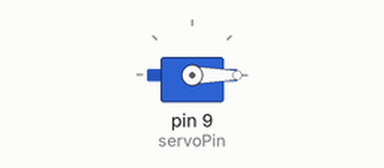
Simulated run of this sketch. Board: Arduino Uno, built with avr-gcc and run on an emulated ATmega328P. Parts: servo.

Above: at 0.05 s.
At 0.45 s:
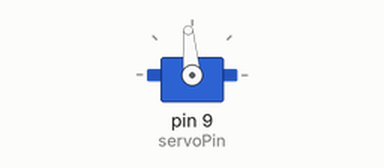
At 0.9 s:
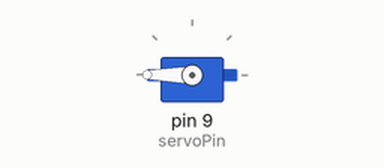
Timing chart, 0 to 3.0 s (numbered marks = the images above):
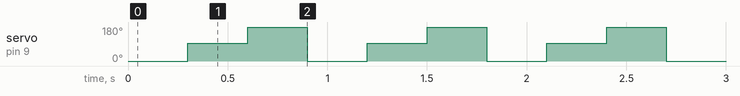

The sketch:

servo.ino
```cpp
#include <Servo.h>
#define servoPin 9
#define servoMinImp 544
#define servoMaxImp 2400
Servo myServo;
void setup()
{
  myServo.attach(servoPin, servoMinImp, servoMaxImp);
}
void loop()
{
  myServo.writeMicroseconds(servoMinImp);
  delay(300);

  myServo.writeMicroseconds(1520);
  delay(300);

  myServo.writeMicroseconds(servoMaxImp);
  delay(300);
}
```

Measured:
- by itself, servo on pin 9 (servoPin): repeats every 0.90 s: 180° 0.30 s, 0° 0.30 s, 95° 0.30 s
